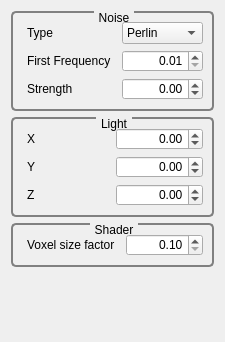
<?xml version="1.0" encoding="UTF-8"?>
<ui version="4.0">
 <class>GvQCustomEditor</class>
 <widget class="QWidget" name="GvQCustomEditor">
  <property name="geometry">
   <rect>
    <x>0</x>
    <y>0</y>
    <width>225</width>
    <height>342</height>
   </rect>
  </property>
  <property name="windowTitle">
   <string>Custom Editor</string>
  </property>
  <property name="styleSheet">
   <string>QGroupBox
{
     background-color: qlineargradient(x1: 0, y1: 0, x2: 0, y2: 1,
                                       stop: 0 #E0E0E0, stop: 1 #FFFFFF);
     border: 2px solid gray;
     border-radius: 5px;
     margin-top: 1ex; /* leave space at the top for the title */
 }

 QGroupBox::title
{
	 subcontrol-origin: margin;
     subcontrol-position: top center; /* position at the top center */
     padding: 0 3px;
     background-color: qlineargradient(x1: 0, y1: 0, x2: 0, y2: 1,
                                       stop: 0 #FFOECE, stop: 1 #FFFFFF);
 }

QLabel
{
	border-radius: 4px;
	padding: 2px;
 }
</string>
  </property>
  <layout class="QVBoxLayout" name="verticalLayout">
   <item>
    <widget class="QGroupBox" name="groupBox_4">
     <property name="title">
      <string>Noise</string>
     </property>
     <layout class="QGridLayout" name="gridLayout">
      <item row="0" column="0">
       <widget class="QLabel" name="label_3">
        <property name="text">
         <string>Type</string>
        </property>
       </widget>
      </item>
      <item row="0" column="1">
       <widget class="QComboBox" name="_noiseComboBox">
        <item>
         <property name="text">
          <string>Perlin</string>
         </property>
        </item>
       </widget>
      </item>
      <item row="1" column="0">
       <widget class="QLabel" name="label_9">
        <property name="text">
         <string>First Frequency</string>
        </property>
       </widget>
      </item>
      <item row="1" column="1">
       <widget class="QDoubleSpinBox" name="_noiseFirstFrequencySpinBox">
        <property name="alignment">
         <set>Qt::AlignRight|Qt::AlignTrailing|Qt::AlignVCenter</set>
        </property>
        <property name="minimum">
         <double>0.010000000000000</double>
        </property>
        <property name="singleStep">
         <double>0.100000000000000</double>
        </property>
       </widget>
      </item>
      <item row="2" column="0">
       <widget class="QLabel" name="label_10">
        <property name="text">
         <string>Strength</string>
        </property>
       </widget>
      </item>
      <item row="2" column="1">
       <widget class="QDoubleSpinBox" name="_noiseStrengthSpinBox">
        <property name="alignment">
         <set>Qt::AlignRight|Qt::AlignTrailing|Qt::AlignVCenter</set>
        </property>
        <property name="minimum">
         <double>-99.989999999999995</double>
        </property>
        <property name="singleStep">
         <double>0.100000000000000</double>
        </property>
       </widget>
      </item>
     </layout>
    </widget>
   </item>
   <item>
    <widget class="QGroupBox" name="groupBox_2">
     <property name="title">
      <string>Light</string>
     </property>
     <layout class="QGridLayout" name="gridLayout_2">
      <item row="0" column="1">
       <widget class="QDoubleSpinBox" name="_lightXDoubleSpinBox">
        <property name="alignment">
         <set>Qt::AlignRight|Qt::AlignTrailing|Qt::AlignVCenter</set>
        </property>
        <property name="minimum">
         <double>-99.989999999999995</double>
        </property>
        <property name="singleStep">
         <double>0.100000000000000</double>
        </property>
       </widget>
      </item>
      <item row="1" column="0">
       <widget class="QLabel" name="label_5">
        <property name="text">
         <string>Y</string>
        </property>
       </widget>
      </item>
      <item row="1" column="1">
       <widget class="QDoubleSpinBox" name="_lightYDoubleSpinBox">
        <property name="alignment">
         <set>Qt::AlignRight|Qt::AlignTrailing|Qt::AlignVCenter</set>
        </property>
        <property name="minimum">
         <double>-99.989999999999995</double>
        </property>
        <property name="singleStep">
         <double>0.100000000000000</double>
        </property>
       </widget>
      </item>
      <item row="2" column="0">
       <widget class="QLabel" name="label_6">
        <property name="text">
         <string>Z</string>
        </property>
       </widget>
      </item>
      <item row="2" column="1">
       <widget class="QDoubleSpinBox" name="_lightZDoubleSpinBox">
        <property name="alignment">
         <set>Qt::AlignRight|Qt::AlignTrailing|Qt::AlignVCenter</set>
        </property>
        <property name="minimum">
         <double>-99.989999999999995</double>
        </property>
        <property name="singleStep">
         <double>0.100000000000000</double>
        </property>
       </widget>
      </item>
      <item row="0" column="0">
       <widget class="QLabel" name="label_4">
        <property name="text">
         <string>X</string>
        </property>
       </widget>
      </item>
     </layout>
    </widget>
   </item>
   <item>
    <widget class="QGroupBox" name="groupBox_3">
     <property name="title">
      <string>Shader</string>
     </property>
     <layout class="QGridLayout" name="gridLayout_3">
      <item row="0" column="1">
       <widget class="QDoubleSpinBox" name="_voxelSizeMultiplierDoubleSpinBox">
        <property name="alignment">
         <set>Qt::AlignRight|Qt::AlignTrailing|Qt::AlignVCenter</set>
        </property>
        <property name="minimum">
         <double>0.100000000000000</double>
        </property>
        <property name="maximum">
         <double>10.000000000000000</double>
        </property>
        <property name="singleStep">
         <double>0.100000000000000</double>
        </property>
       </widget>
      </item>
      <item row="0" column="0">
       <widget class="QLabel" name="label_11">
        <property name="text">
         <string>Voxel size factor</string>
        </property>
       </widget>
      </item>
     </layout>
    </widget>
   </item>
   <item>
    <spacer name="verticalSpacer">
     <property name="orientation">
      <enum>Qt::Vertical</enum>
     </property>
     <property name="sizeHint" stdset="0">
      <size>
       <width>20</width>
       <height>60</height>
      </size>
     </property>
    </spacer>
   </item>
  </layout>
  <zorder>groupBox_2</zorder>
  <zorder>groupBox_4</zorder>
  <zorder>groupBox_3</zorder>
 </widget>
 <resources/>
 <connections/>
</ui>
